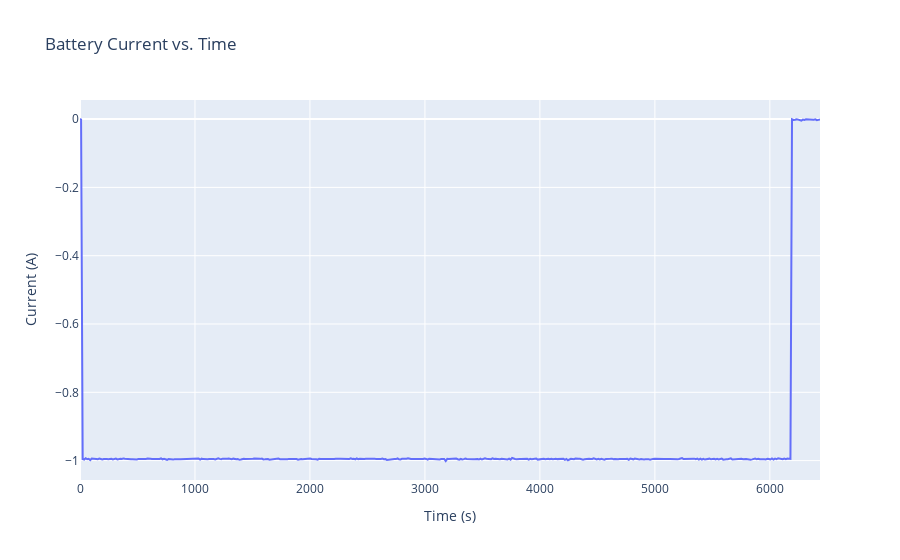

The cell this chart's notebook holds for it:
### Code cell
fig = px.line(
    df,
    x="Time",
    y="Current_measured",
    title="Battery Current vs. Time",
    labels={"Time": "Time (s)", "Current_measured": "Current (A)"},
    template="plotly"
)

# Show the plot
fig.show()

### Figure 1 — Plotly figure (JSON) as saved in the notebook; plotly's stock layout.template omitted (floating-point values rounded to 4 significant figures; data arrays with more than 128 entries replaced by an {"elided": "..."} marker saying what was removed)
{"data": [{"hovertemplate": "Time (s)=%{x}<br>Current (A)=%{y}<extra></extra>", "legendgroup": "", "line": {"color": "#636efa", "dash": "solid"}, "marker": {"symbol": "circle"}, "mode": "lines", "name": "", "orientation": "v", "showlegend": false, "type": "scatter", "x": {"elided": "490 float values"}, "xaxis": "x", "y": {"elided": "490 float values"}, "yaxis": "y"}], "layout": {"legend": {"tracegroupgap": 0}, "title": {"text": "Battery Current vs. Time"}, "xaxis": {"anchor": "y", "domain": [0, 1], "title": {"text": "Time (s)"}}, "yaxis": {"anchor": "x", "domain": [0, 1], "title": {"text": "Current (A)"}}}}
